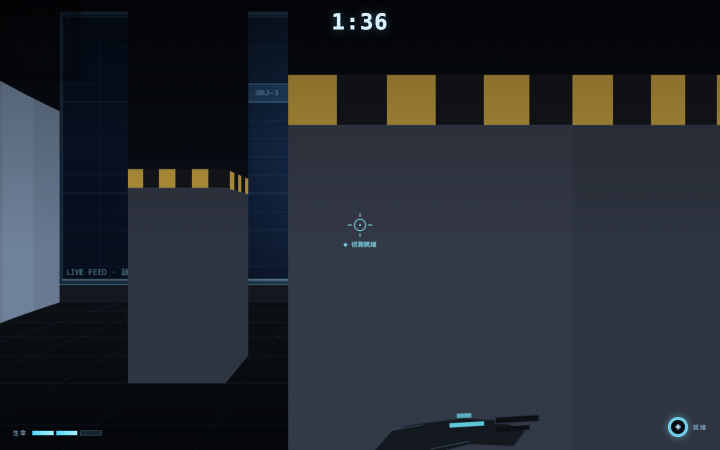
#> input picture Deepseek-v4pro-正式版/shots/endgame.png, 1440 x 900 px (shown at 1/2 size)
$ python px-qa.py ../shots/endgame.png
#> lines starting #> are read from the running program, lines starting #| are printed output that depends on the picture; long printed decimals are rounded
#!/usr/bin/env python3
"""像素级 QA:检查截图的关键视觉特征(不依赖人眼)。"""
import sys
from PIL import Image
import numpy as np

def analyze(path):
#> called with path = '../shots/endgame.png'
    img = Image.open(path).convert('RGB')
#> img is the input picture: PIL image 1440x900 RGB; mean R, G, B 36.8, 41.3, 48.4
    a = np.asarray(img, dtype=np.float32)
    H, W, _ = a.shape
#> H = 900; W = 1440
    lum = a.mean(axis=2)
    r, g, b = a[..., 0], a[..., 1], a[..., 2]
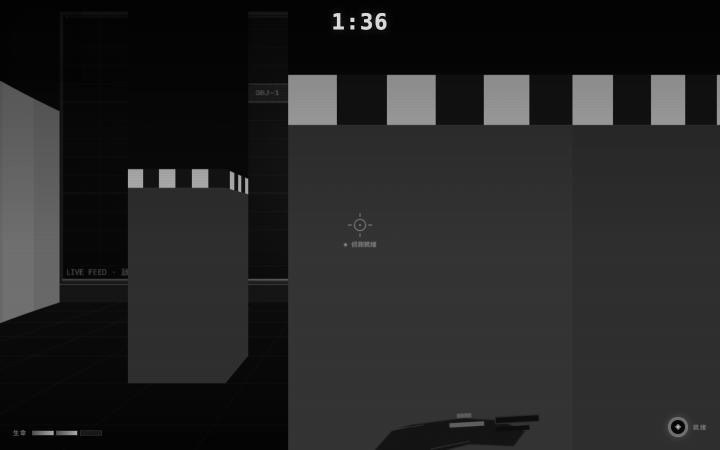
#> r: shape (900, 1440) float32 (shown at 1/2 size); min 2, max 217, mean 36.8
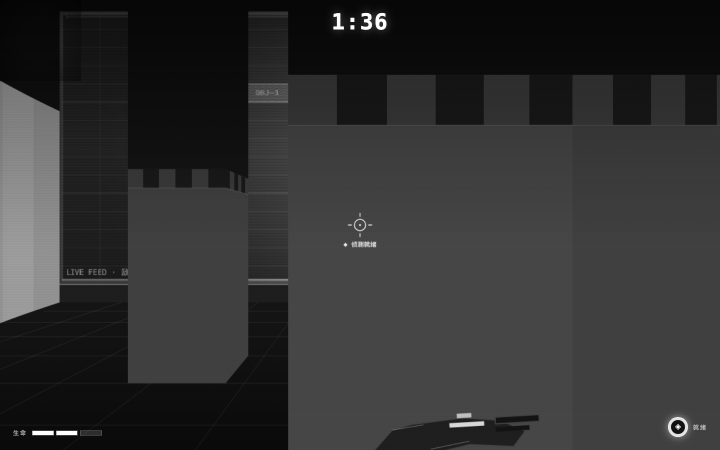
#> b: shape (900, 1440) float32 (shown at 1/2 size); min 4, max 255, mean 48.4
    out = {}
    out['size'] = f"{W}x{H}"
    out['p50_lum'] = float(np.percentile(lum, 50))
    out['p95_lum'] = float(np.percentile(lum, 95))
    out['blue_dom_pct'] = float(((b > r + 10) & (b > 40)).mean() * 100)
    # 枪械区域:底部 8% × 中间 40%
    gy0, gy1 = int(H * 0.92), H
#> gy0 = 828; gy1 = 900
    gx0, gx1 = int(W * 0.45), int(W * 0.85)
#> gx0 = 648; gx1 = 1224
    gun_region = a[gy0:gy1, gx0:gx1]
    gr, gb = gun_region[..., 0], gun_region[..., 2]
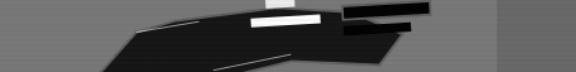
#> gr: shape (72, 576) float32; min 12, max 96, mean 40.4; drawn with min black and max white
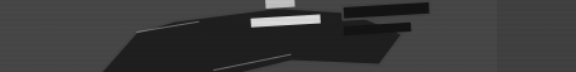
#> gb: shape (72, 576) float32; min 19, max 219, mean 58.5
    gun_px = int(((gr > 15) & (gr < 75) & (gb > gr + 4)).sum())
#> gun_px = 39340
    out['gun_pixels'] = gun_px
    out['gun_ok'] = gun_px > 500
    # 全图亮字像素(标题/HUD 文字)
    out['text_pixels'] = int((lum > 150).sum())
    # 左侧竖带(曾出现过曝):x<70, y 150-630 平均亮度
    band = lum[150:630, :70]
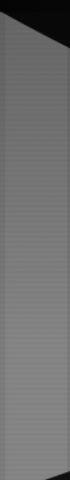
#> band: shape (480, 70) float32; min 4.33, max 134, mean 113.5
    out['left_band_lum'] = float(band.mean()) if band.size else 0
    out['left_band_p95'] = float(np.percentile(band, 95)) if band.size else 0
    # 巨幕区域(中央):亮度与蓝色主导
    mid = a[int(H*0.25):int(H*0.55), int(W*0.2):int(W*0.8)]
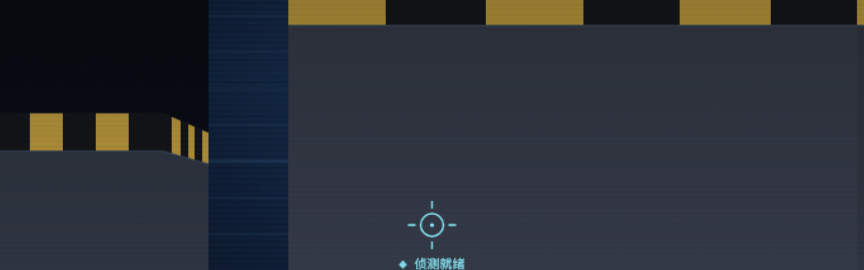
#> mid: shape (270, 864, 3) float32; mean R, G, B 43.2, 47.8, 55.7
    out['mid_lum'] = float(mid.mean(axis=2).mean())
    out['mid_blue_pct'] = float(((mid[..., 2] > mid[..., 0] + 10)).mean() * 100)
    # 顶部 HUD 区域亮度(文字存在感)
    top = lum[:int(H*0.08), :]
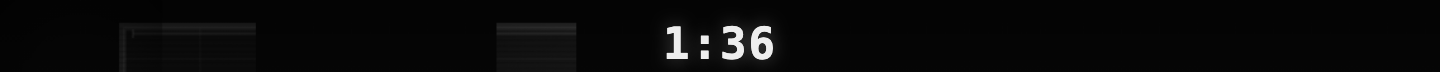
#> top: shape (72, 1440) float32; min 2.67, max 237.7, mean 9.9
    out['top_p95'] = float(np.percentile(top, 95))
    # 全图色彩
    out['saturation_mean'] = float((a.max(axis=2) - a.min(axis=2)).mean())
    return out

for p in sys.argv[1:]:
    r = analyze(p)
#> r = 13 items
    name = p.split('/')[-1]
    print(f"== {name} ==")
    for k, v in r.items():
        print(f"  {k}: {v}")
#> this loop made 13 passes
#> (k, v) on passes 1 to 12: ('size', '1440x900'), ('p50_lum', 51.67), ('p95_lum', 105.3), ('blue_dom_pct', 56.82), ('gun_pixels', 39340), ('gun_ok', True), ('text_pixels', 3786), ('left_band_lum', 113.5), ('left_band_p95', 134), ('mid_lum', 48.9), ('mid_blue_pct', 80.31), ('top_p95', 20)
#|   size: 1440x900
#|   p50_lum: 51.667
#|   p95_lum: 105.333
#|   blue_dom_pct: 56.825
#|   gun_pixels: 39340
#|   gun_ok: True
#|   text_pixels: 3786
#|   left_band_lum: 113.473
#> (further printed lines are left out)
